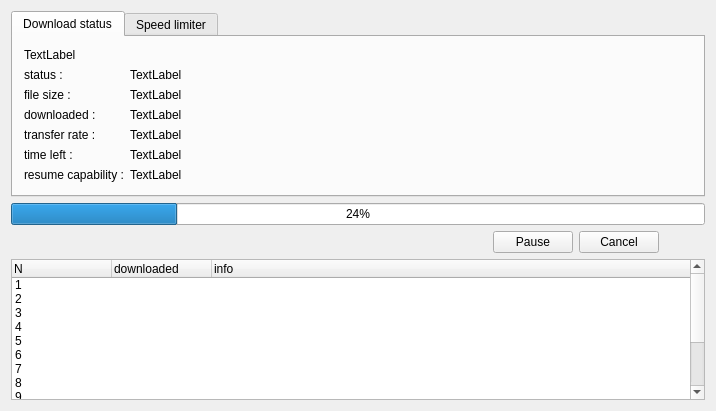
<?xml version="1.0" encoding="UTF-8"?>
<ui version="4.0">
 <class>ShowDownloadWidget</class>
 <widget class="QWidget" name="ShowDownloadWidget">
  <property name="geometry">
   <rect>
    <x>0</x>
    <y>0</y>
    <width>716</width>
    <height>411</height>
   </rect>
  </property>
  <property name="windowTitle">
   <string>ShowDownloadWidget</string>
  </property>
  <layout class="QGridLayout" name="gridLayout">
   <item row="2" column="1">
    <widget class="QPushButton" name="PauseResume_pushButton">
     <property name="text">
      <string>Pause</string>
     </property>
    </widget>
   </item>
   <item row="2" column="2">
    <widget class="QPushButton" name="Cancel_pushButton">
     <property name="text">
      <string>Cancel</string>
     </property>
    </widget>
   </item>
   <item row="2" column="0">
    <spacer name="horizontalSpacer">
     <property name="orientation">
      <enum>Qt::Horizontal</enum>
     </property>
     <property name="sizeHint" stdset="0">
      <size>
       <width>40</width>
       <height>20</height>
      </size>
     </property>
    </spacer>
   </item>
   <item row="2" column="3">
    <spacer name="horizontalSpacer_2">
     <property name="orientation">
      <enum>Qt::Horizontal</enum>
     </property>
     <property name="sizeType">
      <enum>QSizePolicy::Preferred</enum>
     </property>
     <property name="sizeHint" stdset="0">
      <size>
       <width>40</width>
       <height>20</height>
      </size>
     </property>
    </spacer>
   </item>
   <item row="0" column="0" colspan="4">
    <widget class="QTabWidget" name="tabWidget">
     <property name="currentIndex">
      <number>0</number>
     </property>
     <widget class="QWidget" name="download_status">
      <attribute name="title">
       <string>Download status</string>
      </attribute>
      <layout class="QFormLayout" name="formLayout">
       <item row="0" column="0" colspan="2">
        <widget class="QLabel" name="Url_label">
         <property name="text">
          <string>TextLabel</string>
         </property>
        </widget>
       </item>
       <item row="1" column="0">
        <widget class="QLabel" name="label_2">
         <property name="text">
          <string>status :</string>
         </property>
        </widget>
       </item>
       <item row="1" column="1">
        <widget class="QLabel" name="status_label">
         <property name="text">
          <string>TextLabel</string>
         </property>
        </widget>
       </item>
       <item row="2" column="0">
        <widget class="QLabel" name="label_4">
         <property name="text">
          <string>file size :</string>
         </property>
        </widget>
       </item>
       <item row="3" column="0">
        <widget class="QLabel" name="label_5">
         <property name="text">
          <string>downloaded :</string>
         </property>
        </widget>
       </item>
       <item row="4" column="0">
        <widget class="QLabel" name="label_6">
         <property name="text">
          <string>transfer rate :</string>
         </property>
        </widget>
       </item>
       <item row="5" column="0">
        <widget class="QLabel" name="label_7">
         <property name="text">
          <string>time left :</string>
         </property>
        </widget>
       </item>
       <item row="6" column="0">
        <widget class="QLabel" name="label_8">
         <property name="text">
          <string>resume capability :</string>
         </property>
        </widget>
       </item>
       <item row="2" column="1">
        <widget class="QLabel" name="FileSize_label">
         <property name="text">
          <string>TextLabel</string>
         </property>
        </widget>
       </item>
       <item row="3" column="1">
        <widget class="QLabel" name="Downloded_label">
         <property name="text">
          <string>TextLabel</string>
         </property>
        </widget>
       </item>
       <item row="4" column="1">
        <widget class="QLabel" name="TransferRate_label">
         <property name="text">
          <string>TextLabel</string>
         </property>
        </widget>
       </item>
       <item row="5" column="1">
        <widget class="QLabel" name="TimeLeft_label">
         <property name="text">
          <string>TextLabel</string>
         </property>
        </widget>
       </item>
       <item row="6" column="1">
        <widget class="QLabel" name="resumeCapability_label">
         <property name="text">
          <string>TextLabel</string>
         </property>
        </widget>
       </item>
      </layout>
     </widget>
     <widget class="QWidget" name="Speed_limiter">
      <attribute name="title">
       <string>Speed limiter</string>
      </attribute>
      <widget class="QWidget" name="widget" native="true">
       <property name="geometry">
        <rect>
         <x>0</x>
         <y>50</y>
         <width>209</width>
         <height>88</height>
        </rect>
       </property>
       <layout class="QGridLayout" name="gridLayout_2">
        <item row="0" column="0" colspan="2">
         <widget class="QCheckBox" name="checkBox">
          <property name="text">
           <string>use limit rate</string>
          </property>
         </widget>
        </item>
        <item row="1" column="0" colspan="2">
         <widget class="QLabel" name="label_16">
          <property name="enabled">
           <bool>true</bool>
          </property>
          <property name="text">
           <string>Max transfer rate :</string>
          </property>
         </widget>
        </item>
        <item row="2" column="1">
         <widget class="QLabel" name="label_17">
          <property name="text">
           <string>KByte/sec</string>
          </property>
         </widget>
        </item>
        <item row="2" column="0">
         <widget class="QSpinBox" name="spinBox">
          <property name="enabled">
           <bool>false</bool>
          </property>
          <property name="minimum">
           <number>1</number>
          </property>
          <property name="maximum">
           <number>100000</number>
          </property>
          <property name="singleStep">
           <number>1</number>
          </property>
          <property name="value">
           <number>100</number>
          </property>
         </widget>
        </item>
       </layout>
      </widget>
      <widget class="QWidget" name="widget_2" native="true">
       <property name="geometry">
        <rect>
         <x>10</x>
         <y>10</y>
         <width>201</width>
         <height>34</height>
        </rect>
       </property>
       <layout class="QGridLayout" name="gridLayout_3">
        <item row="0" column="0">
         <widget class="QLabel" name="label_14">
          <property name="text">
           <string>transfer rate :</string>
          </property>
         </widget>
        </item>
        <item row="0" column="1">
         <widget class="QLabel" name="transferRateInSpeedLimiter_label">
          <property name="text">
           <string>TextLabel</string>
          </property>
         </widget>
        </item>
       </layout>
      </widget>
     </widget>
    </widget>
   </item>
   <item row="3" column="0" colspan="4">
    <widget class="QTreeWidget" name="treeWidget">
     <property name="enabled">
      <bool>true</bool>
     </property>
     <property name="verticalScrollBarPolicy">
      <enum>Qt::ScrollBarAlwaysOn</enum>
     </property>
     <property name="horizontalScrollBarPolicy">
      <enum>Qt::ScrollBarAsNeeded</enum>
     </property>
     <property name="autoScroll">
      <bool>false</bool>
     </property>
     <property name="showDropIndicator" stdset="0">
      <bool>false</bool>
     </property>
     <property name="rootIsDecorated">
      <bool>false</bool>
     </property>
     <property name="itemsExpandable">
      <bool>false</bool>
     </property>
     <property name="expandsOnDoubleClick">
      <bool>false</bool>
     </property>
     <attribute name="headerVisible">
      <bool>true</bool>
     </attribute>
     <attribute name="headerStretchLastSection">
      <bool>true</bool>
     </attribute>
     <column>
      <property name="text">
       <string>N</string>
      </property>
     </column>
     <column>
      <property name="text">
       <string>downloaded</string>
      </property>
     </column>
     <column>
      <property name="text">
       <string>info</string>
      </property>
     </column>
     <item>
      <property name="text">
       <string>1</string>
      </property>
      <property name="text">
       <string/>
      </property>
      <property name="text">
       <string/>
      </property>
     </item>
     <item>
      <property name="text">
       <string>2</string>
      </property>
     </item>
     <item>
      <property name="text">
       <string>3</string>
      </property>
     </item>
     <item>
      <property name="text">
       <string>4</string>
      </property>
     </item>
     <item>
      <property name="text">
       <string>5</string>
      </property>
     </item>
     <item>
      <property name="text">
       <string>6</string>
      </property>
     </item>
     <item>
      <property name="text">
       <string>7</string>
      </property>
     </item>
     <item>
      <property name="text">
       <string>8</string>
      </property>
     </item>
     <item>
      <property name="text">
       <string>9</string>
      </property>
     </item>
     <item>
      <property name="text">
       <string>10</string>
      </property>
     </item>
     <item>
      <property name="text">
       <string>11</string>
      </property>
     </item>
     <item>
      <property name="text">
       <string>12</string>
      </property>
     </item>
     <item>
      <property name="text">
       <string>13</string>
      </property>
     </item>
    </widget>
   </item>
   <item row="1" column="0" colspan="4">
    <widget class="QProgressBar" name="progressBar">
     <property name="value">
      <number>24</number>
     </property>
    </widget>
   </item>
  </layout>
 </widget>
 <layoutdefault spacing="6" margin="11"/>
 <resources/>
 <connections/>
</ui>
